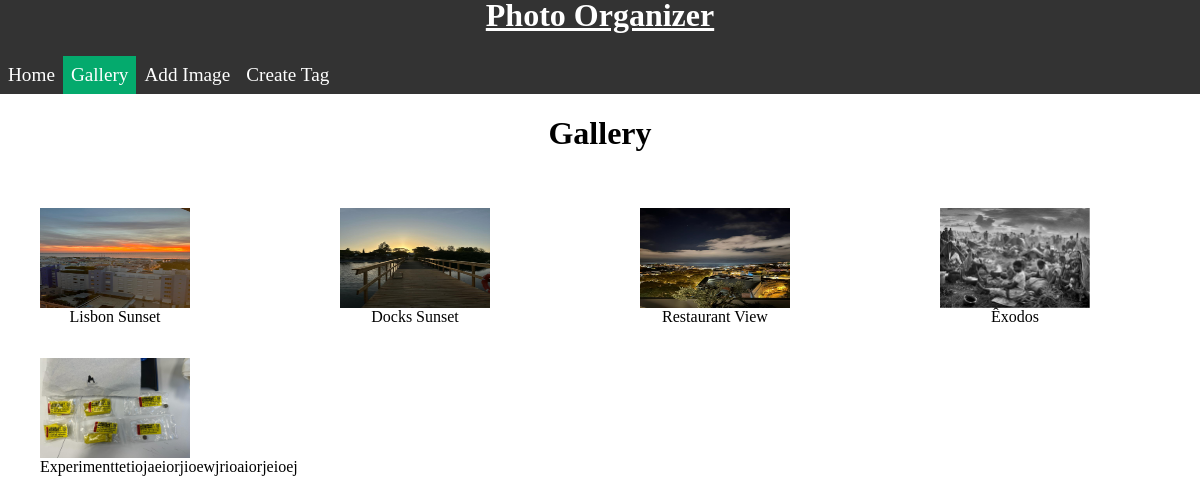
The app's page /gallery/, older data.
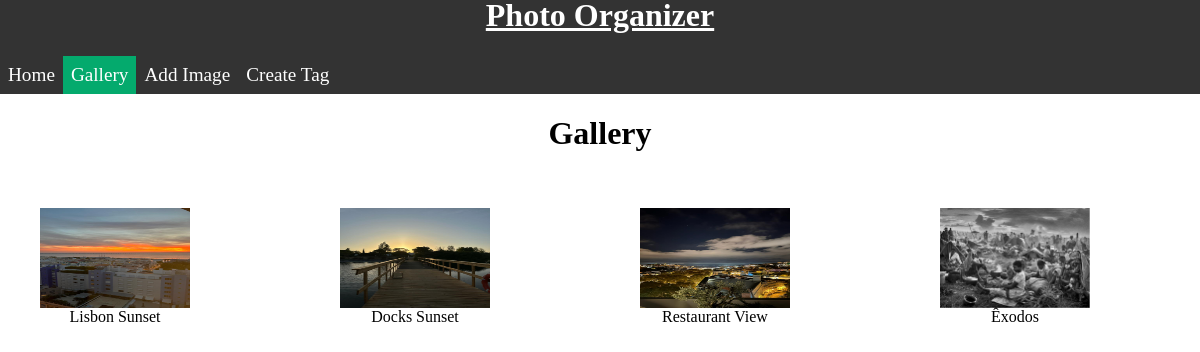
The same page, newer data.
### photos/models.py (models this page shows, shortened)
class Image(models.Model):
    image = models.ImageField(blank= False)
    title = models.CharField(max_length= 40, blank= False, unique= True)
    tags = models.ManyToManyField(Tag, blank= True)

### photos/views.py (the view)
# urls.py: path('gallery/', gallery_view, name= 'gallery'),
def gallery_view(request):
    images = Image.objects.all()
    return render(request, 'gallery.html', {'images': images})

### gallery/templates/gallery.html (shortened to what this page needs)
{% load static %}
<!DOCTYPE html>
<html>
    <head>
        <link rel="stylesheet" href="{% static 'style.css' %}">
    </head>
    <div class="navigation">
        <h1 class="title">Photo Organizer</h1>
        <nav>
            <ul>
                <li><a href="/">Home</a></li>
                <li><a href="/gallery"  class="active">Gallery</a></li>
                <li><a href="/create">Add Image</a></li>
                <li><a href="/tag">Create Tag</a></li>
            </ul>
        </nav>
    </div>
    <body>
        <h1>Gallery</h1>
        <br>
        <div class="image-view">
            {% for image in images %}
                <figure>
                    <img src = '{{image.image.url}}'  alt={{image.title}} height="100px" width="150px" style="display: grid;">
                    <figcaption>{{image.title}}</figcaption>
                </figure>
            {% endfor %}
        </div>
    </body>

Row changes from the older to the newer data that the page shows:
removed Image: image (picture), title "Experimenttetiojaeiorjioewjrioaiorjeioej"
